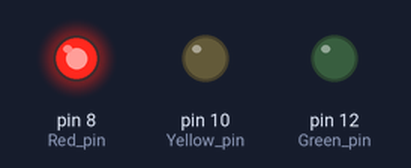
Bench run of a sketch on a simulated Arduino Uno, built with avr-gcc and run on an emulated ATmega328P. Shown: output pins drawn as LEDs (lit = HIGH).

Above: at 1.5 s.
At 3.5 s:
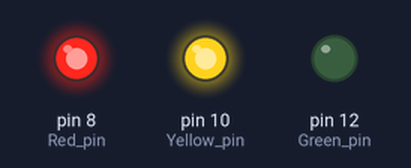
At 6.0 s:
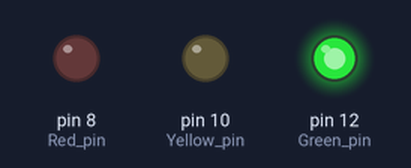
At 8.2 s:
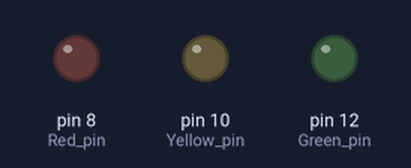
At 10.5 s:
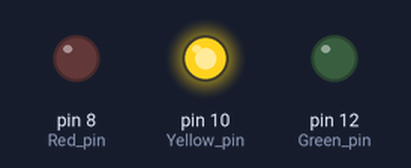
Timing chart, 0 to 14.3 s (numbered marks = the images above):
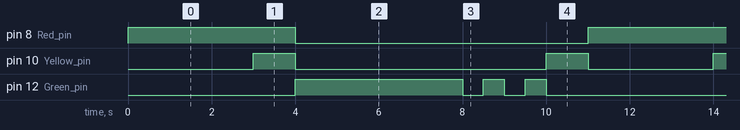

The sketch:

Traffic_Lights.ino
```cpp
#define Red_pin 8
#define Yellow_pin 10
#define Green_pin 12

// the setup function runs once when you press reset or power the board
void setup() {
  // initialize digital pin 13 as an output.
  pinMode(Red_pin, OUTPUT);
  pinMode(Yellow_pin, OUTPUT);
  pinMode(Green_pin, OUTPUT);

}


// the loop function runs over and over again forever
void loop() {
  digitalWrite(Red_pin, HIGH);
  delay(3000);
  digitalWrite(Yellow_pin, HIGH);
  delay(1000);
  digitalWrite(Red_pin, LOW);
  digitalWrite(Yellow_pin, LOW);
  digitalWrite(Green_pin, HIGH);
  delay(3000);

  //Green blinking
  delay(500);
  digitalWrite(Green_pin, HIGH);
  delay(500);
  digitalWrite(Green_pin, LOW);
  delay(500);
  digitalWrite(Green_pin, HIGH);
  delay(500);
  digitalWrite(Green_pin, LOW);
  delay(500);
  digitalWrite(Green_pin, HIGH);
  delay(500);
  digitalWrite(Green_pin, LOW);

  digitalWrite(Yellow_pin, HIGH);
  delay(1000);
  digitalWrite(Yellow_pin, LOW);
}
```

Measured:
- by itself, pin 8 (Red_pin): alternates HIGH for 4.0 s and LOW for 7.0 s
- by itself, pin 10 (Yellow_pin): repeats every 11.0 s: LOW 6.0 s, HIGH 1.0 s, LOW 3.0 s, HIGH 1.0 s
- by itself, pin 12 (Green_pin): repeats every 11.0 s: 2 × (LOW 0.50 s, HIGH 0.50 s), LOW 5.0 s, HIGH 4.0 s
